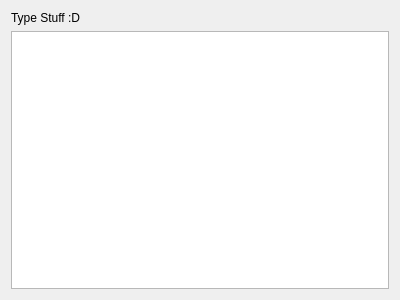
<?xml version="1.0" encoding="UTF-8"?>
<ui version="4.0">
 <class>Form</class>
 <widget class="QWidget" name="Form">
  <property name="geometry">
   <rect>
    <x>0</x>
    <y>0</y>
    <width>400</width>
    <height>300</height>
   </rect>
  </property>
  <property name="windowTitle">
   <string>Form</string>
  </property>
  <layout class="QHBoxLayout" name="horizontalLayout">
   <item>
    <layout class="QVBoxLayout" name="verticalLayout">
     <item>
      <widget class="QLabel" name="label">
       <property name="text">
        <string>Type Stuff :D</string>
       </property>
      </widget>
     </item>
     <item>
      <widget class="QTextEdit" name="textEdit"/>
     </item>
    </layout>
   </item>
  </layout>
 </widget>
 <resources/>
 <connections/>
</ui>
